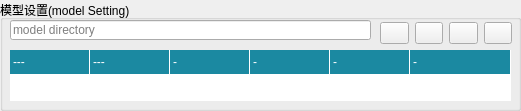
     <widget class="QGroupBox" name="groupBox_9">
      <property name="enabled">
       <bool>true</bool>
      </property>
      <property name="geometry">
       <rect>
        <x>0</x>
        <y>10</y>
        <width>521</width>
        <height>111</height>
       </rect>
      </property>
      <property name="title">
       <string>模型设置(model Setting)</string>
      </property>
      <widget class="QWidget" name="gridLayoutWidget_5">
       <property name="geometry">
        <rect>
         <x>380</x>
         <y>20</y>
         <width>132</width>
         <height>26</height>
        </rect>
       </property>
       <layout class="QGridLayout" name="gridLayout_4" columnstretch="0,0,0,0">
        <item row="0" column="3">
         <widget class="QPushButton" name="btnCreateNewModel">
          <property name="enabled">
           <bool>true</bool>
          </property>
          <property name="toolTip">
           <string>创建模型参数文件</string>
          </property>
          <property name="text">
           <string/>
          </property>
          <property name="icon">
           <iconset>
            <normaloff>icons/new.png</normaloff>icons/new.png</iconset>
          </property>
         </widget>
        </item>
        <item row="0" column="1">
         <widget class="QPushButton" name="btnOpenModelFolder">
          <property name="maximumSize">
           <size>
            <width>40</width>
            <height>16777215</height>
           </size>
          </property>
          <property name="text">
           <string/>
          </property>
          <property name="icon">
           <iconset>
            <normaloff>icons/浏览.png</normaloff>icons/浏览.png</iconset>
          </property>
         </widget>
        </item>
        <item row="0" column="0">
         <widget class="QPushButton" name="btnBrowseModelFolder">
          <property name="maximumSize">
           <size>
            <width>40</width>
            <height>16777215</height>
           </size>
          </property>
          <property name="text">
           <string/>
          </property>
          <property name="icon">
           <iconset>
            <normaloff>icons/文件夹.png</normaloff>icons/文件夹.png</iconset>
          </property>
         </widget>
        </item>
        <item row="0" column="2">
         <widget class="QPushButton" name="btnLoadModelParams">
          <property name="enabled">
           <bool>true</bool>
          </property>
          <property name="toolTip">
           <string>读取模型参数配置</string>
          </property>
          <property name="text">
           <string/>
          </property>
          <property name="icon">
           <iconset>
            <normaloff>icons/download.png</normaloff>icons/download.png</iconset>
          </property>
         </widget>
        </item>
       </layout>
      </widget>
      <widget class="QLineEdit" name="LineEditModelSaveDir">
       <property name="geometry">
        <rect>
         <x>10</x>
         <y>20</y>
         <width>361</width>
         <height>20</height>
        </rect>
       </property>
       <property name="toolTip">
        <string>包含模型各个参数文件的目录</string>
       </property>
       <property name="text">
        <string/>
       </property>
       <property name="placeholderText">
        <string>model directory</string>
       </property>
      </widget>
      <widget class="QTableWidget" name="tableWidget">
       <property name="geometry">
        <rect>
         <x>10</x>
         <y>50</y>
         <width>501</width>
         <height>51</height>
        </rect>
       </property>
       <property name="styleSheet">
        <string notr="true">QHeaderView::section,QTableCornerButton:section{color:#fff;background-color: rgb(150, 150, 150);}
QTableWidget::item{background-color:#1B89A1;color:#fff}</string>
       </property>
       <property name="frameShape">
        <enum>QFrame::NoFrame</enum>
       </property>
       <property name="midLineWidth">
        <number>1</number>
       </property>
       <property name="horizontalScrollBarPolicy">
        <enum>Qt::ScrollBarAlwaysOff</enum>
       </property>
       <property name="gridStyle">
        <enum>Qt::NoPen</enum>
       </property>
       <property name="rowCount">
        <number>1</number>
       </property>
       <attribute name="horizontalHeaderVisible">
        <bool>false</bool>
       </attribute>
       <attribute name="horizontalHeaderCascadingSectionResizes">
        <bool>false</bool>
       </attribute>
       <attribute name="horizontalHeaderDefaultSectionSize">
        <number>80</number>
       </attribute>
       <attribute name="horizontalHeaderHighlightSections">
        <bool>false</bool>
       </attribute>
       <attribute name="horizontalHeaderShowSortIndicator" stdset="0">
        <bool>false</bool>
       </attribute>
       <attribute name="horizontalHeaderStretchLastSection">
        <bool>true</bool>
       </attribute>
       <attribute name="verticalHeaderVisible">
        <bool>false</bool>
       </attribute>
       <attribute name="verticalHeaderDefaultSectionSize">
        <number>25</number>
       </attribute>
       <attribute name="verticalHeaderHighlightSections">
        <bool>false</bool>
       </attribute>
       <row>
        <property name="text">
         <string/>
        </property>
       </row>
       <column>
        <property name="text">
         <string>Resolution</string>
        </property>
       </column>
       <column>
        <property name="text">
         <string>Archi</string>
        </property>
       </column>
       <column>
        <property name="text">
         <string>Ae_Dims</string>
        </property>
       </column>
       <column>
        <property name="text">
         <string>eDims</string>
        </property>
       </column>
       <column>
        <property name="text">
         <string>dDims</string>
        </property>
       </column>
       <column>
        <property name="text">
         <string>maskDims</string>
        </property>
       </column>
       <item row="0" column="0">
        <property name="text">
         <string>---</string>
        </property>
       </item>
       <item row="0" column="1">
        <property name="text">
         <string>---</string>
        </property>
       </item>
       <item row="0" column="2">
        <property name="text">
         <string>-</string>
        </property>
       </item>
       <item row="0" column="3">
        <property name="text">
         <string>-</string>
        </property>
       </item>
       <item row="0" column="4">
        <property name="text">
         <string>-</string>
        </property>
       </item>
       <item row="0" column="5">
        <property name="text">
         <string>-</string>
        </property>
       </item>
      </widget>
     </widget>
